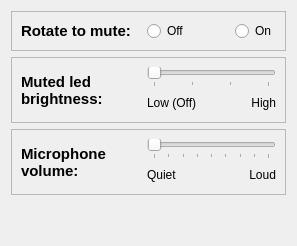
      <widget class="QWidget" name="micTab">
       <property name="sizePolicy">
        <sizepolicy hsizetype="Preferred" vsizetype="Minimum">
         <horstretch>0</horstretch>
         <verstretch>0</verstretch>
        </sizepolicy>
       </property>
       <attribute name="title">
        <string>Microphone</string>
       </attribute>
       <layout class="QVBoxLayout" name="verticalLayout_9">
        <item>
         <widget class="QFrame" name="rotatetomuteFrame">
          <property name="sizePolicy">
           <sizepolicy hsizetype="Minimum" vsizetype="Minimum">
            <horstretch>0</horstretch>
            <verstretch>0</verstretch>
           </sizepolicy>
          </property>
          <property name="frameShape">
           <enum>QFrame::Shape::StyledPanel</enum>
          </property>
          <property name="frameShadow">
           <enum>QFrame::Shadow::Raised</enum>
          </property>
          <layout class="QHBoxLayout" name="horizontalLayout_18">
           <item>
            <widget class="QLabel" name="rotateLabel">
             <property name="sizePolicy">
              <sizepolicy hsizetype="Preferred" vsizetype="Minimum">
               <horstretch>0</horstretch>
               <verstretch>0</verstretch>
              </sizepolicy>
             </property>
             <property name="minimumSize">
              <size>
               <width>120</width>
               <height>0</height>
              </size>
             </property>
             <property name="maximumSize">
              <size>
               <width>120</width>
               <height>16777215</height>
              </size>
             </property>
             <property name="font">
              <font>
               <family>Segoe UI</family>
               <pointsize>11</pointsize>
               <italic>false</italic>
               <bold>true</bold>
              </font>
             </property>
             <property name="text">
              <string>Rotate to mute:</string>
             </property>
             <property name="alignment">
              <set>Qt::AlignmentFlag::AlignLeading|Qt::AlignmentFlag::AlignLeft|Qt::AlignmentFlag::AlignVCenter</set>
             </property>
             <property name="wordWrap">
              <bool>true</bool>
             </property>
            </widget>
           </item>
           <item>
            <widget class="QRadioButton" name="rotateOff">
             <property name="text">
              <string>Off</string>
             </property>
            </widget>
           </item>
           <item>
            <spacer name="horizontalSpacer_11">
             <property name="orientation">
              <enum>Qt::Orientation::Horizontal</enum>
             </property>
             <property name="sizeHint" stdset="0">
              <size>
               <width>40</width>
               <height>20</height>
              </size>
             </property>
            </spacer>
           </item>
           <item>
            <widget class="QRadioButton" name="rotateOn">
             <property name="text">
              <string>On</string>
             </property>
            </widget>
           </item>
          </layout>
         </widget>
        </item>
        <item>
         <widget class="QFrame" name="muteledbrightnessFrame">
          <property name="sizePolicy">
           <sizepolicy hsizetype="Minimum" vsizetype="Minimum">
            <horstretch>0</horstretch>
            <verstretch>0</verstretch>
           </sizepolicy>
          </property>
          <property name="frameShape">
           <enum>QFrame::Shape::StyledPanel</enum>
          </property>
          <property name="frameShadow">
           <enum>QFrame::Shadow::Raised</enum>
          </property>
          <layout class="QHBoxLayout" name="horizontalLayout_8">
           <item>
            <widget class="QLabel" name="label">
             <property name="sizePolicy">
              <sizepolicy hsizetype="Preferred" vsizetype="Minimum">
               <horstretch>0</horstretch>
               <verstretch>0</verstretch>
              </sizepolicy>
             </property>
             <property name="minimumSize">
              <size>
               <width>120</width>
               <height>0</height>
              </size>
             </property>
             <property name="maximumSize">
              <size>
               <width>120</width>
               <height>16777215</height>
              </size>
             </property>
             <property name="font">
              <font>
               <family>Segoe UI</family>
               <pointsize>11</pointsize>
               <italic>false</italic>
               <bold>true</bold>
              </font>
             </property>
             <property name="autoFillBackground">
              <bool>false</bool>
             </property>
             <property name="text">
              <string>Muted led brightness:</string>
             </property>
             <property name="scaledContents">
              <bool>false</bool>
             </property>
             <property name="alignment">
              <set>Qt::AlignmentFlag::AlignLeading|Qt::AlignmentFlag::AlignLeft|Qt::AlignmentFlag::AlignVCenter</set>
             </property>
             <property name="wordWrap">
              <bool>true</bool>
             </property>
            </widget>
           </item>
           <item>
            <layout class="QVBoxLayout" name="verticalLayout_5">
             <item>
              <widget class="QSlider" name="muteledbrightnessSlider">
               <property name="maximum">
                <number>3</number>
               </property>
               <property name="pageStep">
                <number>1</number>
               </property>
               <property name="orientation">
                <enum>Qt::Orientation::Horizontal</enum>
               </property>
               <property name="tickPosition">
                <enum>QSlider::TickPosition::TicksBelow</enum>
               </property>
              </widget>
             </item>
             <item>
              <layout class="QHBoxLayout" name="horizontalLayout_12">
               <item>
                <widget class="QLabel" name="label_8">
                 <property name="text">
                  <string>Low (Off)</string>
                 </property>
                </widget>
               </item>
               <item>
                <spacer name="horizontalSpacer_6">
                 <property name="orientation">
                  <enum>Qt::Orientation::Horizontal</enum>
                 </property>
                 <property name="sizeHint" stdset="0">
                  <size>
                   <width>40</width>
                   <height>20</height>
                  </size>
                 </property>
                </spacer>
               </item>
               <item>
                <widget class="QLabel" name="High">
                 <property name="text">
                  <string>High</string>
                 </property>
                 <property name="alignment">
                  <set>Qt::AlignmentFlag::AlignRight|Qt::AlignmentFlag::AlignTrailing|Qt::AlignmentFlag::AlignVCenter</set>
                 </property>
                </widget>
               </item>
              </layout>
             </item>
            </layout>
           </item>
          </layout>
         </widget>
        </item>
        <item>
         <widget class="QFrame" name="micvolumeFrame">
          <property name="sizePolicy">
           <sizepolicy hsizetype="Minimum" vsizetype="Minimum">
            <horstretch>0</horstretch>
            <verstretch>0</verstretch>
           </sizepolicy>
          </property>
          <property name="frameShape">
           <enum>QFrame::Shape::StyledPanel</enum>
          </property>
          <property name="frameShadow">
           <enum>QFrame::Shadow::Raised</enum>
          </property>
          <layout class="QHBoxLayout" name="horizontalLayout_9">
           <item>
            <widget class="QLabel" name="label_2">
             <property name="sizePolicy">
              <sizepolicy hsizetype="Preferred" vsizetype="Minimum">
               <horstretch>0</horstretch>
               <verstretch>0</verstretch>
              </sizepolicy>
             </property>
             <property name="minimumSize">
              <size>
               <width>120</width>
               <height>0</height>
              </size>
             </property>
             <property name="maximumSize">
              <size>
               <width>120</width>
               <height>16777215</height>
              </size>
             </property>
             <property name="font">
              <font>
               <family>Segoe UI</family>
               <pointsize>11</pointsize>
               <italic>false</italic>
               <bold>true</bold>
              </font>
             </property>
             <property name="text">
              <string>Microphone volume:</string>
             </property>
             <property name="wordWrap">
              <bool>true</bool>
             </property>
            </widget>
           </item>
           <item>
            <layout class="QVBoxLayout" name="verticalLayout_3">
             <item>
              <widget class="QSlider" name="micvolumeSlider">
               <property name="maximum">
                <number>128</number>
               </property>
               <property name="pageStep">
                <number>16</number>
               </property>
               <property name="orientation">
                <enum>Qt::Orientation::Horizontal</enum>
               </property>
               <property name="tickPosition">
                <enum>QSlider::TickPosition::TicksBelow</enum>
               </property>
               <property name="tickInterval">
                <number>16</number>
               </property>
              </widget>
             </item>
             <item>
              <layout class="QHBoxLayout" name="horizontalLayout_10">
               <item>
                <widget class="QLabel" name="label_5">
                 <property name="text">
                  <string>Quiet</string>
                 </property>
                </widget>
               </item>
               <item>
                <spacer name="horizontalSpacer_4">
                 <property name="orientation">
                  <enum>Qt::Orientation::Horizontal</enum>
                 </property>
                 <property name="sizeHint" stdset="0">
                  <size>
                   <width>40</width>
                   <height>20</height>
                  </size>
                 </property>
                </spacer>
               </item>
               <item>
                <widget class="QLabel" name="label_6">
                 <property name="text">
                  <string>Loud</string>
                 </property>
                 <property name="alignment">
                  <set>Qt::AlignmentFlag::AlignRight|Qt::AlignmentFlag::AlignTrailing|Qt::AlignmentFlag::AlignVCenter</set>
                 </property>
                </widget>
               </item>
              </layout>
             </item>
            </layout>
           </item>
          </layout>
         </widget>
        </item>
        <item>
         <spacer name="verticalSpacer_2">
          <property name="orientation">
           <enum>Qt::Orientation::Vertical</enum>
          </property>
          <property name="sizeType">
           <enum>QSizePolicy::Policy::MinimumExpanding</enum>
          </property>
          <property name="sizeHint" stdset="0">
           <size>
            <width>20</width>
            <height>40</height>
           </size>
          </property>
         </spacer>
        </item>
       </layout>
      </widget>
